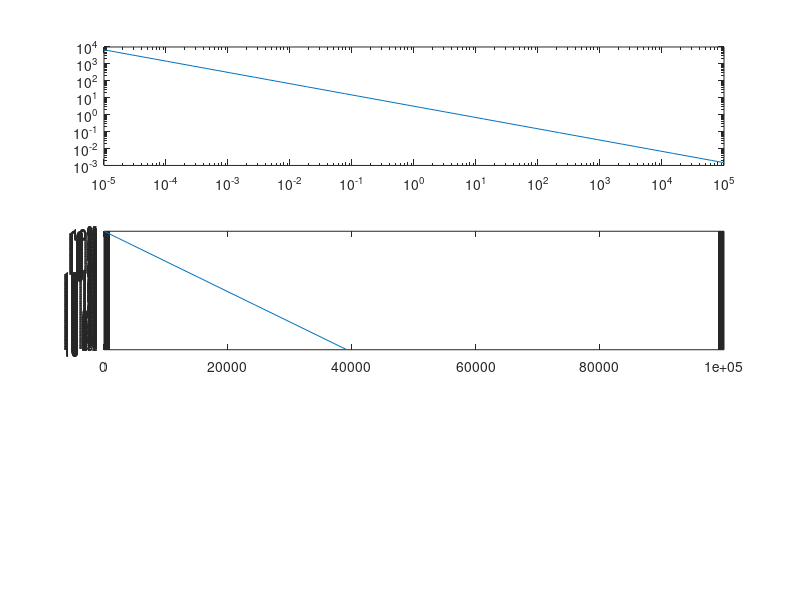

Source code (MATLAB):
clc;
clear;
x=logspace((-5),5);

f = 5./((2.*x).^(2/3));
g = 10^5.*(2*exp(1)).^(-x./100);
h = ((10.^(2.*x)) ./ (2.^(5.*x))).^2;

subplot(3,1,1); loglog(x,f);
subplot(3,1,2); semilogy(x,g);
subplot(3,1,3); semilogx(x,h);